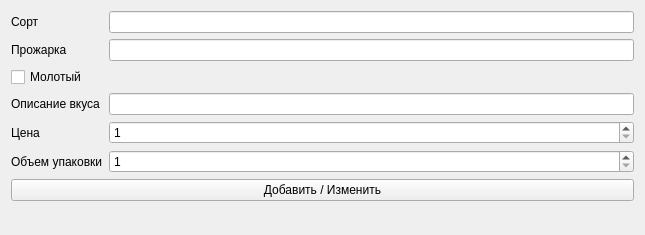
<?xml version="1.0" encoding="UTF-8"?>
<ui version="4.0">
 <class>Form</class>
 <widget class="QWidget" name="Form">
  <property name="geometry">
   <rect>
    <x>0</x>
    <y>0</y>
    <width>645</width>
    <height>235</height>
   </rect>
  </property>
  <property name="windowTitle">
   <string>Form</string>
  </property>
  <layout class="QFormLayout" name="formLayout_2">
   <item row="0" column="0">
    <widget class="QLabel" name="label">
     <property name="text">
      <string>Сорт</string>
     </property>
    </widget>
   </item>
   <item row="0" column="1">
    <widget class="QLineEdit" name="lineEdit_sort"/>
   </item>
   <item row="1" column="0">
    <widget class="QLabel" name="label_2">
     <property name="text">
      <string>Прожарка</string>
     </property>
    </widget>
   </item>
   <item row="1" column="1">
    <widget class="QLineEdit" name="lineEdit_roast"/>
   </item>
   <item row="2" column="0">
    <widget class="QCheckBox" name="checkBox_ground">
     <property name="text">
      <string>Молотый</string>
     </property>
    </widget>
   </item>
   <item row="3" column="0">
    <widget class="QLabel" name="label_3">
     <property name="text">
      <string>Описание вкуса</string>
     </property>
    </widget>
   </item>
   <item row="3" column="1">
    <widget class="QLineEdit" name="lineEdit_description"/>
   </item>
   <item row="4" column="0">
    <widget class="QLabel" name="label_4">
     <property name="text">
      <string>Цена</string>
     </property>
    </widget>
   </item>
   <item row="4" column="1">
    <widget class="QSpinBox" name="spinBox_price">
     <property name="minimum">
      <number>1</number>
     </property>
     <property name="maximum">
      <number>999999999</number>
     </property>
    </widget>
   </item>
   <item row="5" column="0">
    <widget class="QLabel" name="label_5">
     <property name="text">
      <string>Объем упаковки</string>
     </property>
    </widget>
   </item>
   <item row="5" column="1">
    <widget class="QSpinBox" name="spinBox_grams">
     <property name="minimum">
      <number>1</number>
     </property>
     <property name="maximum">
      <number>999999999</number>
     </property>
    </widget>
   </item>
   <item row="6" column="0" colspan="2">
    <widget class="QPushButton" name="btn">
     <property name="text">
      <string>Добавить / Изменить</string>
     </property>
    </widget>
   </item>
  </layout>
 </widget>
 <resources/>
 <connections/>
</ui>
